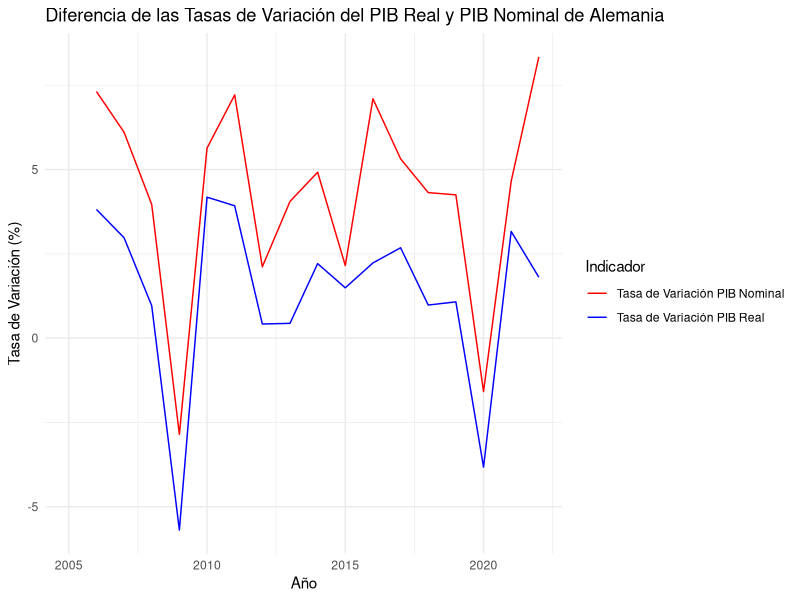

R code for this plot:
## ---- chunk 1

## ---- chunk 2
# Cargar todas las librerías necesarias
library(readr)
library(dplyr)
library(knitr)
library(tidyverse)
library(ggplot2)
## ---- chunk 3
# Crear un dataframe con los datos proporcionados del PIB real de Alemania
data_pibreal <- data.frame(
  Año = c(2005, 2006, 2007, 2008, 2009, 2010, 2011, 2012, 2013, 2014, 2015, 2016, 2017, 2018, 2019, 2020, 2021, 2022),
  PIB_Real_Millones = c(
    3373000.7, 3501729.3, 3605956.7, 3640569.6, 3433281.5, 3576788.6, 3717184.5,
    3732740.8, 3749074.9, 3831912.4, 3889081.9, 3975808.4, 4082369.3, 4122426.8,
    4166762.3, 4007310.0, 4134094.1, 4208764.4
  )
)

# Mostrar el dataframe del PIB real de Alemania
print(data_pibreal)

# Calcular la tasa de variación del PIB real en porcentaje
tasa_variacion <- (data_pibreal$PIB_Real_Millones - lag(data_pibreal$PIB_Real_Millones)) / lag(data_pibreal$PIB_Real_Millones) * 100

# Crear un nuevo dataframe con la tasa de variación
data_tasa_variacion <- data.frame(
  Año = data_pibreal$Año,
  Tasa_Variacion_PIB_Real = tasa_variacion
)

# Mostrar el nuevo dataframe con la tasa de variación
print(data_tasa_variacion)
## ---- chunk 4
# Crear un dataframe con los datos proporcionados del PIB nominal de Alemania
data_pibnominal <- data.frame(
  Año = c(2005, 2006, 2007, 2008, 2009, 2010, 2011, 2012, 2013, 2014, 2015, 2016, 2017, 2018, 2019, 2020, 2021, 2022),
  PIB_Nominal_Millones = c(
    2622039.8, 2813824.9, 2985617.3, 3103958.2, 3015332.3, 3185267.9, 3415020.0,
    3487234.4, 3628559.3, 3807114.5, 3889081.9, 4165169.9, 4386729.2, 4576056.5,
    4770495.5, 4694786.2, 4913166.1, 5323008.1
  )
)

# Mostrar el dataframe del PIB nominal de Alemania
print(data_pibnominal)

# Calcular la tasa de variación del PIB nominal de Alemania
data_pibnominal$Tasa_Variacion <- c(NA, diff(data_pibnominal$PIB_Nominal_Millones) / data_pibnominal$PIB_Nominal_Millones[-length(data_pibnominal$PIB_Nominal_Millones)] * 100)

# Mostrar el dataframe del PIB nominal de Alemania con la tasa de variación
print(data_pibnominal)
## ---- chunk 5
# Cargar la biblioteca ggplot2 para crear gráficos
library(ggplot2)

# Combina los dataframes de la tasa de variación del PIB real y del PIB nominal por el año
combined_data <- merge(data_tasa_variacion, data_pibnominal, by = "Año")

# Crea un gráfico de líneas agrupado con la diferencia de las tasas de variación en diferentes colores
ggplot(combined_data, aes(x = Año)) +
  geom_line(aes(y = Tasa_Variacion_PIB_Real, color = "Tasa de Variación PIB Real")) +
  geom_line(aes(y = Tasa_Variacion, color = "Tasa de Variación PIB Nominal")) +
  labs(
    title = "Diferencia de las Tasas de Variación del PIB Real y PIB Nominal de Alemania",
    x = "Año",
    y = "Tasa de Variación (%)",
    color = "Indicador"
  ) +
  scale_color_manual(values = c("Tasa de Variación PIB Real" = "blue", "Tasa de Variación PIB Nominal" = "red")) +
  theme_minimal()
